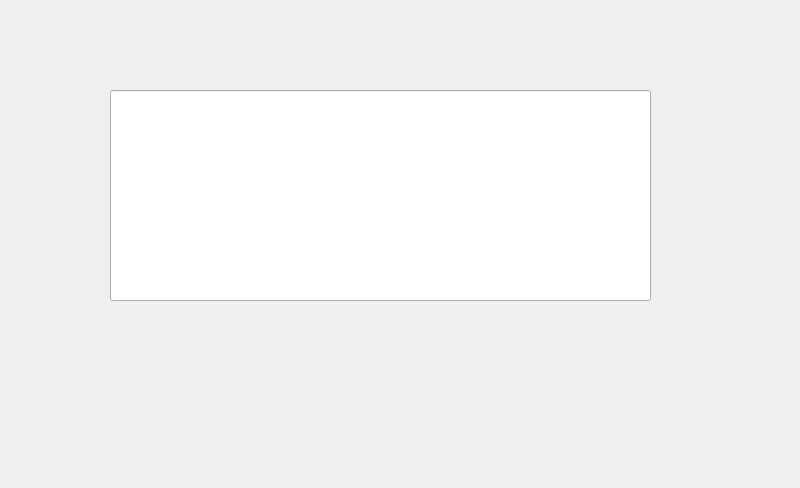
<?xml version="1.0" encoding="UTF-8"?>
<ui version="4.0">
 <class>addText</class>
 <widget class="QMainWindow" name="addText">
  <property name="geometry">
   <rect>
    <x>0</x>
    <y>0</y>
    <width>800</width>
    <height>488</height>
   </rect>
  </property>
  <property name="windowTitle">
   <string>MainWindow</string>
  </property>
  <widget class="QWidget" name="centralwidget">
   <widget class="QLineEdit" name="lineEdit">
    <property name="geometry">
     <rect>
      <x>110</x>
      <y>90</y>
      <width>541</width>
      <height>211</height>
     </rect>
    </property>
    <property name="text">
     <string/>
    </property>
   </widget>
  </widget>
 </widget>
 <resources/>
 <connections/>
</ui>
